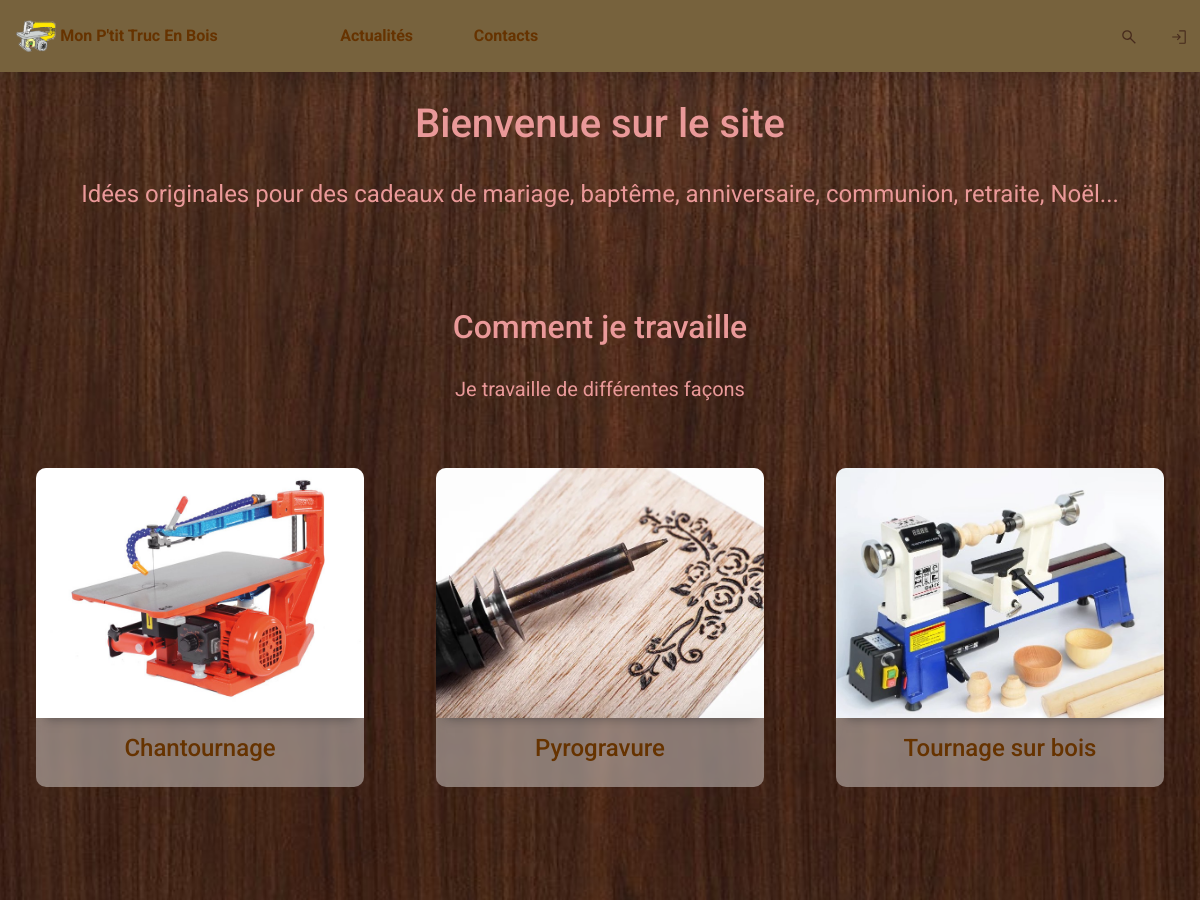
/accueil.html (upper part), run on an earlier commit of the app's database.
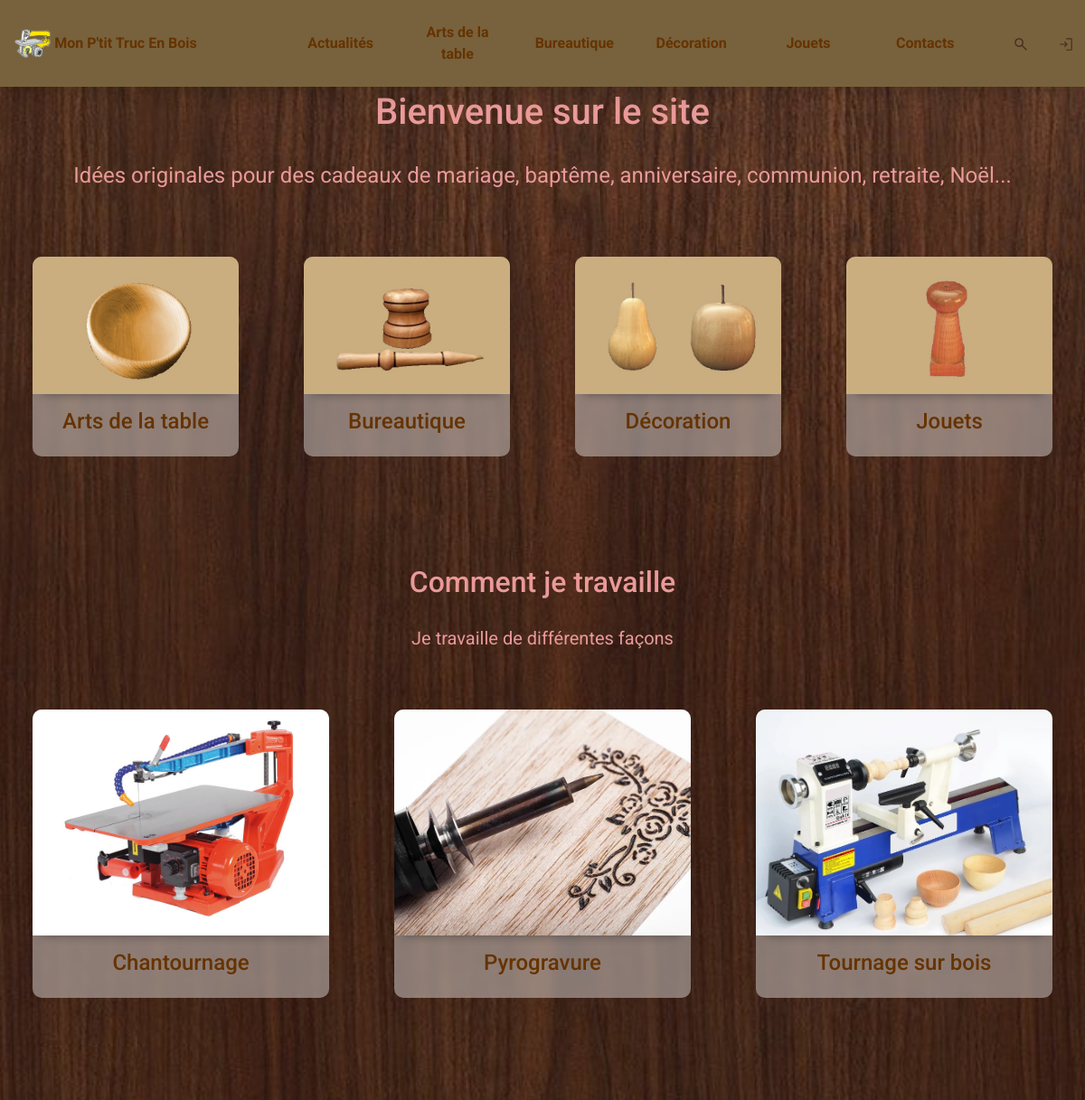
And on a later commit of the database.
### tables this page shows
CREATE TABLE `categories` (
  `id_category` int(11) NOT NULL,
  `categories_name` varchar(50) DEFAULT NULL
);

### controllers/Header.php (called while the page is built, shortened)
<?php
require_once(__DIR__ . '/../models/categories.php');
$categories_list = Category::getCategory();
include(__DIR__ . '/../views/templates/header.php');
include(__DIR__ . '/../views/templates/navbar.php');

### controllers/home_controller.php (called while the page is built, shortened)
<?php
require_once(__DIR__ . '/Header.php');
include(__DIR__ . '/../views/home.php');
require_once(__DIR__ . '/Footer.php');

### controllers/Footer.php (called while the page is built, shortened)
<?php
include(__DIR__ . '/../views/templates/footer.php');

### models/categories.php (called while the page is built, shortened)
<?php
class Category
{
    public static function getCategory(int $id_category = 0)
    {
        try {
            $pdo = Database::DBconnect();
            $sql = "SELECT * FROM `categories`";
            $sql .= " ORDER BY `categories_name`";
            $sth = $pdo->prepare($sql);
            if ($sth->execute()) {
                if ($id_category != 0) {
                    $wood_list = $sth->fetch();
                } else {
                    $wood_list = $sth->fetchAll();
                }
                return $wood_list;
            } else {
                return false;
            }
        } catch (PDOException $ex) {
            return false;
        }
    }
}

### views/home.php (the view, shortened to what this page needs)
<main class="container-fluid">
    <div class="row titlePage">
        <div class="col-12 text-center align-self-center">
            <h1>Bienvenue sur le site</h1>
        </div>
    </div>
    <div class="row descriptionPage">
        <div class="col-12 text-center align-self-center fs-4 ">
            Idées originales pour des cadeaux de mariage, baptême, anniversaire, communion, retraite, Noël...
        </div>
    </div>
    <div class="row py-4">
        <?php
        foreach ($categories_list as $infoCategory) { ?>
            <div class=" col-12 col-md px-4 py-3 p-md-5">
                <div class="row boxContact">
                    <img class="productImgHome" src="../public/assets/img/icons/<?= $infoCategory->categories_name ?>.jpg" alt="<?= $infoCategory->categories_name ?>">
                    <div class="col-12  text-center align-self-center py-3">
                        <a href="produits.html?category_id=<?= $infoCategory->id_category; ?>" class="stretched-link">
                            <h4><?= $infoCategory->categories_name ?></h4>
                        </a>
                    </div>
                </div>
            </div>
        <?php }
        ?>
    </div>
    <div class="row mt-5">
        <div class="col-12 text-center align-self-center">
            <h2>Comment je travaille</h2>
        </div>
    </div>
    <div class="row descriptionPage">
        <div class="col-12 text-center align-self-center fs-5 ">
            <p>Je travaille de différentes façons</p>
        </div>
    </div>
    <div class="row ">
        <div class=" col-12 col-md-4 px-4 py-3 p-md-5">
            <div class="row boxContact" title="Cliquer pour en apprendre plus...">
                <img src="../public/assets/img/machines/chantournage.jpg" alt="Chantournage" class="productImgWorking">
                <div class="col-12  text-center align-self-center py-3">
                    <a href="informations.html?workingInfo=1" class="stretched-link">
                        <h4>Chantournage</h4>
                    </a>
                </div>
            </div>
        </div>
        <div class=" col-12 col-md-4 px-4 py-3 p-md-5">
            <div class="row boxContact" title="Cliquer pour en apprendre plus...">
                <img src="../public/assets/img/machines/pyrogravure.jpg" alt="Pyrogravure" class="productImgWorking">
                <div class="col-12  text-center align-self-center py-3">
                    <a href="informations.html?workingInfo=2" class="stretched-link">
                        <h4>Pyrogravure</h4>
                    </a>
                </div>
            </div>
        </div>
        <div class=" col-12 col-md-4 px-4 py-3 p-md-5">
            <div class="row boxContact" title="Cliquer pour en apprendre plus...">
                <img src="../public/assets/img/machines/tournage.jpg" alt="Tournage sur bois" class="productImgWorking">
                <div class="col-12  text-center align-self-center py-3">
                    <a href="informations.html?workingInfo=3" class="stretched-link">
                        <h4>Tournage sur bois</h4>
                    </a>
                </div>
            </div>
        </div>
    </div>
</main>

### views/templates/header.php (shortened to what this page needs)
<!DOCTYPE html>
<html lang='fr'>
<head>
    <link href='https://cdn.jsdelivr.net/npm/bootstrap@5.1.3/dist/css/bootstrap.min.css' rel='stylesheet'>
    <link rel='stylesheet' href='../public/assets/css/style.css'>
    <link rel='stylesheet' href='../public/assets/css/sm.css' media="screen and (max-width:576px)">
    <link rel='stylesheet' href='../public/assets/css/md.css' media="screen and (min-width:576px)">
</head>
<body>

### views/templates/navbar.php (shortened to what this page needs)
<header id="site-header">
    <nav id="navbar" class="fixed-top navbar navbar-expand-lg navbar-light shadow navbarImgBackground">
        <div class="container-fluid ">
            <div class="row navbar-collapse" id="navbarSupportedContent">
                <div class="col-8 col-md-3 fs-6 titleSite text-center text-md-start nav-link">
                    <a href="accueil.html">
                        <img class="navbarImgLogo" src="../public/assets/img/icons/logo.png" alt="Mon P'tit Truc En Bois">
                    </a>
                    <a href="accueil.html">
                        <strong>Mon P'tit Truc En Bois</strong>
                    </a>
                </div>
                <div class="col-2 col-md-1 order-md-2">
                    <div class="row text-end">
                        <div class=" col-6 col-md-6 order-md-2 text-end ">
                            <img id="btnModalSearch" type="button" class="searchImg" data-bs-toggle="modal" data-bs-target="#modalSearch" class="networkImg" src="../public/assets/img/icons/search.svg">
                        </div>
                        <div class=" col-6 col-md-6 order-md-2 text-end ">
                            <?php
                            if (isset($_SESSION['user'])) {
                                if ($_SESSION['user']->users_admin == 1 and ($_SERVER['REQUEST_URI'] != "/profil.html" AND $_SERVER['REQUEST_URI'] != "/administrateur.html")) { ?>
                                    <a href="administrateur.html"><img id="btnModalLogin" type="button" class="profileImg" src="../public/assets/img/icons/admin.svg" alt="Menu administrateur" title="Menu administrateur"></a>
                                <?php } elseif ($_SESSION['admin'] != 1 and $_SERVER['REQUEST_URI'] != "/profil.html") { ?>
                                    <a href="profil.html"><img class="profileImg" src="../public/assets/img/icons/profile.svg" alt="Accéder au profil" title="Accéder au profil"></a>
                                <?php } elseif ($_SESSION['user']->users_admin == 1 and ($_SERVER['REQUEST_URI'] == "/profil.html" or $_SERVER['REQUEST_URI'] == "/administrateur.html")) { ?>
                                    <img id="btnModalLogin" type="button" class="profileImg" data-bs-toggle="modal" data-bs-target="#modalLogin" src="../public/assets/img/icons/logout.svg" alt="Déconnexion" title="Déconnexion">
                                <?php }
                            } else {
                                ?>
                                <img id="btnModalLogin" type="button" class="profileImg" data-bs-toggle="modal" data-bs-target="#modalLogin" src="../public/assets/img/icons/login.svg" alt="Connexion / inscription" title="Connexion / Inscription">
                            <?php } ?>
                        </div>
                    </div>
                </div>
                <div class="collapse navbar-collapse col-6 col-md-7 text-md-center" id="navbarNavAltMarkup" id="fixBtn">
                    <div class="col-12 col-md-2 py-2">
                        <a class="nav-link" href="actualites.html"><strong>Actualités</strong></a>
                    </div>
                    <?php
                    foreach ($categories_list as $category) :
                    ?>
                        <div class="col-12 col-md-2 py-2">
                            <a class="nav-link" href="produits.html?category_id=<?= $category->id_category; ?>"><strong><?= $category->categories_name ?></strong></a>
                        </div>
                    <?php endforeach; ?>
                    <div class="col-12 col-md-2 py-2">
                        <a class="nav-link" href="contact.html"><strong>Contacts</strong></a>
                    </div>
                </div>
            </div>
        </div>
    </nav>
</header>

### views/templates/footer.php (shortened to what this page needs)
</body>
</html>

### public/assets/css/style.css (style rules this page uses)
* { margin: 0px; padding: 0px; }
html { width: 100%; height: 100%; font-family: 'Roboto', sans-serif; }
body { display: flex; flex-direction: column; min-height: 100vh; font-family: 'Roboto', sans-serif; color: #EA9999; background-image: url('../img/icons/background_wood.jpg'); background-position: center center; background-attachment: fixed; background-repeat: no-repeat; background-size: cover; }
main { flex: auto; }
.navbar { display: flex; flex-wrap: inherit; align-items: center; justify-content: space-between; flex-direction: column; }
.navbarImgBackground { background-color: #77623d; }
.nav-link, .progress-bar { text-decoration: none; color: #663300; }
.boxContact { background: rgba(255, 255, 255, 0.4); backdrop-filter: blur(4px); -webkit-backdrop-filter: blur(4px); border-radius: 10px; color: #663300; }
a { color: #663300; text-decoration: none; }
.titlePage { margin-top: 100px; font-family: 'Roboto', sans-serif; color: #EA9999; text-shadow: #EA9999; }
.descriptionPage { margin-top: 20px; font-family: 'Roboto', sans-serif; color: #EA9999; text-shadow: #EA9999; }
.productImgHome { max-width: 100%; max-height:100%; border-radius: 10px 10px 0px 0px; box-shadow: rgba(33, 35, 38, 0.5) 0px 10px 10px -10px; padding: 0 0 0 0; }
.productImgWorking { height: 250px; width: 100%; border-radius: 10px 10px 0px 0px; box-shadow: rgba(33, 35, 38, 0.5) 0px 10px 10px -10px; padding: 0 0 0 0; object-fit: cover; object-position: center center; }

### public/assets/css/md.css (style rules this page uses)
.navbarImgLogo { width: 15%; }
.titleSite { font-size: 25px; }
.searchImg { width: 70%; }
.profileImg { width: 70%; color: #663300; }

### public/assets/css/sm.css (style rules this page uses)
.navbarImgLogo { width: 10%; }
.navbar-collapse { flex-grow:0; }
.titleSite { font-size: 15px; }
.searchImg { width: 350%; }
.profileImg { width: 350%; }

What changed in the data, as far as the page shows it:
added categories: categories_name "Arts de la table", categories_name (picture)
added categories: categories_name "Bureautique", categories_name (picture)
added categories: categories_name "Décoration", categories_name (picture)
added categories: categories_name "Jouets", categories_name (picture)
